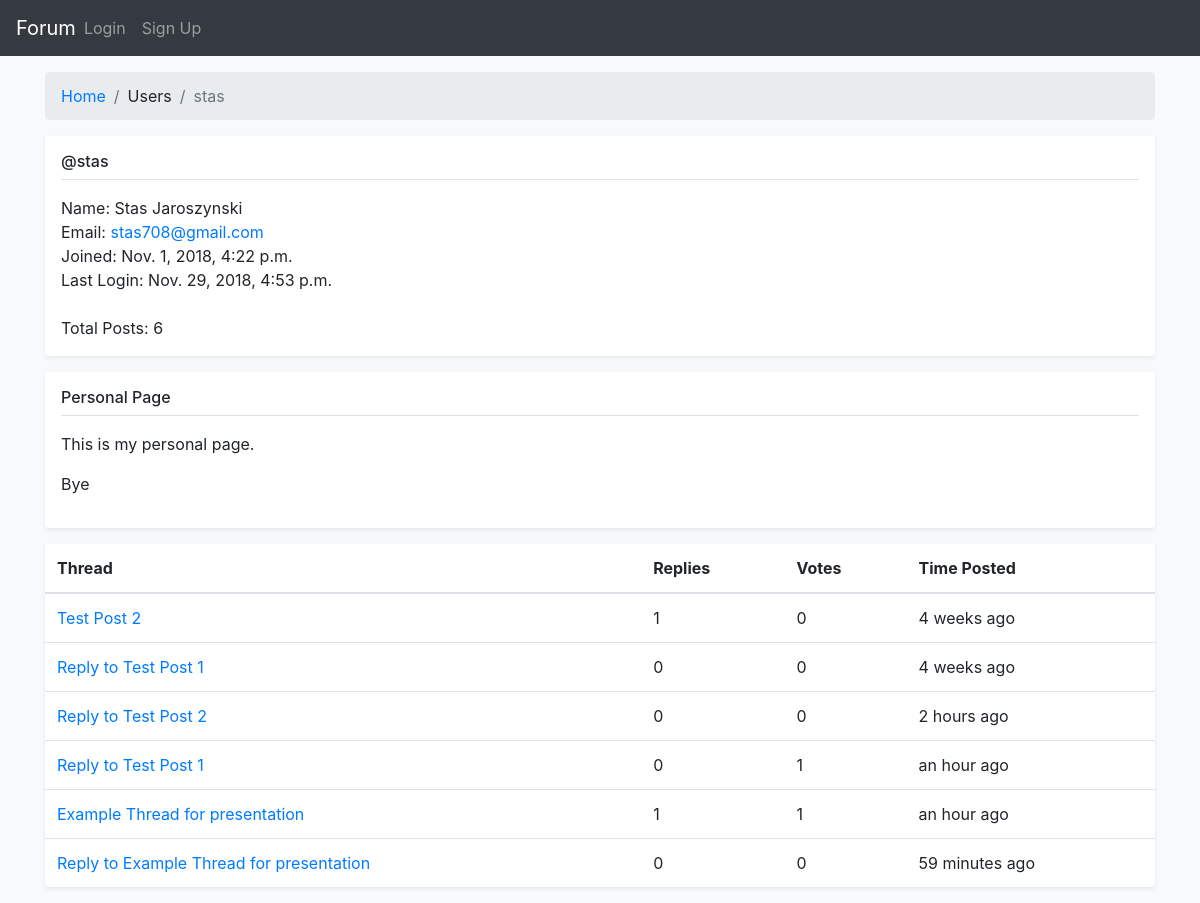
The page /user/2/ on the database its author committed.
### forum/models.py (models this page shows, shortened)
class UserMeta(models.Model):
    user  = models.ForeignKey(User, on_delete=models.CASCADE)
    key   = models.CharField(max_length=256)
    value = models.TextField(blank=True)

class Post(models.Model):
    user   = models.ForeignKey(User,  on_delete=models.CASCADE)
    topic  = models.ForeignKey(Topic, on_delete=models.CASCADE, blank=True, null=True)
    parent = models.ForeignKey('self', on_delete=models.CASCADE, blank=True, null=True)
    title  = models.CharField(max_length=256, blank=True)
    text   = models.TextField()
    date   = models.DateTimeField(auto_now_add=True)
    def __str__(self):
        if (self.parent):
            return "Reply to " + self.parent.title
        return self.title

### forum/views.py (the view)
# urls.py: url(r'^user/(?P<user_id>[0-9]+)/', views.user, name='user'),
def user(request, user_id):
    userModel = get_object_or_404(User, id=user_id)
    user = UserFactory().create(userModel)
    context = {
        'userPage': user,
    }
    return render(request, 'forum/user.html', context)

### forum/models.py (called while the page is built)
    def __str__(self):
        return str(self.user)

    def getId(self):
        return self.user.id

    def getFullName(self):
        return self.user.get_full_name()

    def getEmail(self):
        return self.user.email

    def getDateJoined(self):
        return self.user.date_joined

    def getLastLogin(self):
        return self.user.last_login

    def getPostCount(self):
        return self.user.post_set.count()

    def getPersonalPageTemplate(self):
        return loader.get_template('forum/personal_page.html')

    def getPosts(self):
        return self.user.post_set.all()

    def getPersonalPage(self):
        template = self.getPersonalPageTemplate()
        return template.render({'page': self.page})

    def create(self, userModel):
        if userModel.is_staff:
            return Admin(userModel)
        else:
            return Member(userModel)

### forum/templates/forum/user.html (shortened to what this page needs)
{% extends 'forum/base.html' %}
{% load humanize %}
{% block content %}
<nav>
	<ol class="breadcrumb">
		<li class="breadcrumb-item"><a href="{% url 'home' %}">Home</a></li>
		<li class="breadcrumb-item">Users</li>
		<li class="breadcrumb-item active">{{userPage}}</li>
	</ol>
</nav>
<div class="section">
	<div class="header">
		<h6>@{{userPage}}</h6>
	</div>
	<div class="media pt-3">
		<p class="media-body mb-0">
		Name: {{userPage.getFullName}} <br>
		Email: <a href="mailto:{{userPage.getEmail}}">{{userPage.getEmail}}</a> <br>
		Joined: {{userPage.getDateJoined}} <br>
		Last Login: {{userPage.getLastLogin}} <br>
		<br>
		Total Posts: {{userPage.getPostCount}}<br>
		</p>
	</div>
</div>
{{ userPage.getPersonalPage }}
<div class="table-card">
	<table>
		<thead>
			<tr>
				<th>Thread</th>
				<th>Replies</th>
				<th>Votes</th>
				<th>Time Posted</th>
			</tr>
		</thead>
		<tbody>
			{% for post in userPage.getPosts %}
			<tr>
				<td><a href="{% url 'post' post.id %}">{{ post |truncatechars_html:50 }}</a></td>
				<td>{{post.post_set.count}}</td>
				<td>{{post.vote_set.count}}</td>
				<td>{{post.date|naturaltime}}</td>
			</tr>
			{% endfor %}
		</tbody>
	</table>
</div>
{% endblock %}

### forum/templates/forum/personal_page.html
{% if page %}
<div class="section">
	<div class="header">
		<h6>Personal Page</h6>
	</div>
	<div class="pt-3">
		{{ page|linebreaks }}
	</div>
</div>
{% endif %}

### rows shown on the page
UserMeta: value "This is my personal page. Bye"
Post: parent+title "Test Post 2", post_set.count "1", vote_set.count "0", date "4 weeks ago"
Post: parent.title "Reply to Test Post 1", post_set.count "0", vote_set.count "0", date "4 weeks ago"
Post: parent.title "Reply to Test Post 2", post_set.count "0", vote_set.count "0", date "2 hours ago"
Post: parent.title "Reply to Test Post 1", post_set.count "0", vote_set.count "1", date "an hour ago"
Post: parent+title "Example Thread for presentation", post_set.count "1", vote_set.count "1", date "an hour ago"
Post: parent.title "Reply to Example Thread for presentation", post_set.count "0", vote_set.count "0", date "59 minutes ago"

### other values the page prints
{{ userPage }} "stas"
{{ userPage.getFullName }} "Stas Jaroszynski"
{{ userPage.getEmail }} "stas708@gmail.com"
{{ userPage.getDateJoined }} "Nov. 1, 2018, 4:22 p.m."
{{ userPage.getLastLogin }} "Nov. 29, 2018, 4:53 p.m."
{{ userPage.getPostCount }} "6"
